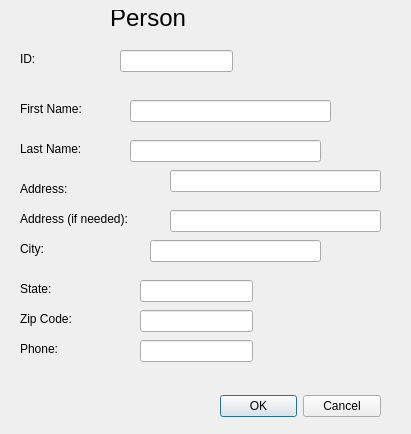
<?xml version="1.0" encoding="UTF-8"?>
<ui version="4.0">
 <class>land_area</class>
 <widget class="QDialog" name="land_area">
  <property name="geometry">
   <rect>
    <x>0</x>
    <y>0</y>
    <width>411</width>
    <height>434</height>
   </rect>
  </property>
  <property name="windowTitle">
   <string>Cultural Point Editing</string>
  </property>
  <property name="modal">
   <bool>false</bool>
  </property>
  <widget class="QDialogButtonBox" name="buttonBox">
   <property name="geometry">
    <rect>
     <x>220</x>
     <y>390</y>
     <width>161</width>
     <height>32</height>
    </rect>
   </property>
   <property name="orientation">
    <enum>Qt::Horizontal</enum>
   </property>
   <property name="standardButtons">
    <set>QDialogButtonBox::Cancel|QDialogButtonBox::Ok</set>
   </property>
  </widget>
  <widget class="QLabel" name="label_2">
   <property name="geometry">
    <rect>
     <x>20</x>
     <y>50</y>
     <width>91</width>
     <height>17</height>
    </rect>
   </property>
   <property name="text">
    <string>ID:</string>
   </property>
  </widget>
  <widget class="QLabel" name="label_3">
   <property name="geometry">
    <rect>
     <x>20</x>
     <y>100</y>
     <width>91</width>
     <height>17</height>
    </rect>
   </property>
   <property name="text">
    <string>First Name:</string>
   </property>
  </widget>
  <widget class="QLabel" name="label_4">
   <property name="geometry">
    <rect>
     <x>110</x>
     <y>10</y>
     <width>151</width>
     <height>16</height>
    </rect>
   </property>
   <property name="font">
    <font>
     <pointsize>18</pointsize>
    </font>
   </property>
   <property name="text">
    <string>Person</string>
   </property>
  </widget>
  <widget class="QLineEdit" name="person_id">
   <property name="geometry">
    <rect>
     <x>120</x>
     <y>50</y>
     <width>113</width>
     <height>22</height>
    </rect>
   </property>
   <property name="autoFillBackground">
    <bool>false</bool>
   </property>
   <property name="readOnly">
    <bool>true</bool>
   </property>
  </widget>
  <widget class="QLabel" name="label_5">
   <property name="geometry">
    <rect>
     <x>20</x>
     <y>140</y>
     <width>91</width>
     <height>17</height>
    </rect>
   </property>
   <property name="text">
    <string>Last Name:</string>
   </property>
  </widget>
  <widget class="QLabel" name="label_6">
   <property name="geometry">
    <rect>
     <x>20</x>
     <y>180</y>
     <width>91</width>
     <height>17</height>
    </rect>
   </property>
   <property name="text">
    <string>Address:</string>
   </property>
  </widget>
  <widget class="QLabel" name="label_7">
   <property name="geometry">
    <rect>
     <x>20</x>
     <y>210</y>
     <width>141</width>
     <height>17</height>
    </rect>
   </property>
   <property name="text">
    <string>Address (if needed):</string>
   </property>
  </widget>
  <widget class="QLabel" name="label_8">
   <property name="geometry">
    <rect>
     <x>20</x>
     <y>240</y>
     <width>91</width>
     <height>17</height>
    </rect>
   </property>
   <property name="text">
    <string>City:</string>
   </property>
  </widget>
  <widget class="QLabel" name="label_9">
   <property name="geometry">
    <rect>
     <x>20</x>
     <y>280</y>
     <width>91</width>
     <height>17</height>
    </rect>
   </property>
   <property name="text">
    <string>State:</string>
   </property>
  </widget>
  <widget class="QLabel" name="label_10">
   <property name="geometry">
    <rect>
     <x>20</x>
     <y>310</y>
     <width>91</width>
     <height>17</height>
    </rect>
   </property>
   <property name="text">
    <string>Zip Code:</string>
   </property>
  </widget>
  <widget class="QLabel" name="label_11">
   <property name="geometry">
    <rect>
     <x>20</x>
     <y>340</y>
     <width>91</width>
     <height>17</height>
    </rect>
   </property>
   <property name="text">
    <string>Phone:</string>
   </property>
  </widget>
  <widget class="QLineEdit" name="name_first">
   <property name="geometry">
    <rect>
     <x>130</x>
     <y>100</y>
     <width>201</width>
     <height>22</height>
    </rect>
   </property>
   <property name="autoFillBackground">
    <bool>false</bool>
   </property>
   <property name="readOnly">
    <bool>false</bool>
   </property>
  </widget>
  <widget class="QLineEdit" name="name_last">
   <property name="geometry">
    <rect>
     <x>130</x>
     <y>140</y>
     <width>191</width>
     <height>22</height>
    </rect>
   </property>
   <property name="autoFillBackground">
    <bool>false</bool>
   </property>
   <property name="readOnly">
    <bool>false</bool>
   </property>
  </widget>
  <widget class="QLineEdit" name="address">
   <property name="geometry">
    <rect>
     <x>170</x>
     <y>170</y>
     <width>211</width>
     <height>22</height>
    </rect>
   </property>
   <property name="autoFillBackground">
    <bool>false</bool>
   </property>
   <property name="readOnly">
    <bool>false</bool>
   </property>
  </widget>
  <widget class="QLineEdit" name="address_ext">
   <property name="geometry">
    <rect>
     <x>170</x>
     <y>210</y>
     <width>211</width>
     <height>22</height>
    </rect>
   </property>
   <property name="autoFillBackground">
    <bool>false</bool>
   </property>
   <property name="readOnly">
    <bool>false</bool>
   </property>
  </widget>
  <widget class="QLineEdit" name="city">
   <property name="geometry">
    <rect>
     <x>150</x>
     <y>240</y>
     <width>171</width>
     <height>22</height>
    </rect>
   </property>
   <property name="autoFillBackground">
    <bool>false</bool>
   </property>
   <property name="readOnly">
    <bool>false</bool>
   </property>
  </widget>
  <widget class="QLineEdit" name="zip_code">
   <property name="geometry">
    <rect>
     <x>140</x>
     <y>310</y>
     <width>113</width>
     <height>22</height>
    </rect>
   </property>
   <property name="autoFillBackground">
    <bool>false</bool>
   </property>
   <property name="readOnly">
    <bool>false</bool>
   </property>
  </widget>
  <widget class="QLineEdit" name="phone">
   <property name="geometry">
    <rect>
     <x>140</x>
     <y>340</y>
     <width>113</width>
     <height>22</height>
    </rect>
   </property>
   <property name="autoFillBackground">
    <bool>false</bool>
   </property>
   <property name="readOnly">
    <bool>false</bool>
   </property>
  </widget>
  <widget class="QLineEdit" name="state">
   <property name="geometry">
    <rect>
     <x>140</x>
     <y>280</y>
     <width>113</width>
     <height>22</height>
    </rect>
   </property>
   <property name="autoFillBackground">
    <bool>false</bool>
   </property>
   <property name="readOnly">
    <bool>false</bool>
   </property>
  </widget>
 </widget>
 <resources/>
 <connections>
  <connection>
   <sender>buttonBox</sender>
   <signal>accepted()</signal>
   <receiver>land_area</receiver>
   <slot>accept()</slot>
   <hints>
    <hint type="sourcelabel">
     <x>248</x>
     <y>254</y>
    </hint>
    <hint type="destinationlabel">
     <x>157</x>
     <y>274</y>
    </hint>
   </hints>
  </connection>
  <connection>
   <sender>buttonBox</sender>
   <signal>rejected()</signal>
   <receiver>land_area</receiver>
   <slot>reject()</slot>
   <hints>
    <hint type="sourcelabel">
     <x>316</x>
     <y>260</y>
    </hint>
    <hint type="destinationlabel">
     <x>286</x>
     <y>274</y>
    </hint>
   </hints>
  </connection>
 </connections>
</ui>
